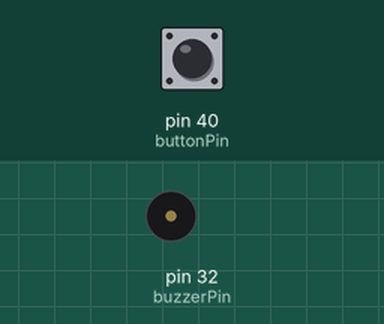
Simulated run of this program. Board: Raspberry Pi (header pin numbers). Shown: buzzer (waves = sounding, pin HIGH). The inputs (shaded band) are chosen by the test bench; at power-on: pin 40 (buttonPin) HIGH. What the program prints to the terminal is not drawn.

Above: at 1.2 s.
1.3 s: pin 40 (buttonPin) pulled LOW for 0.15 s
At 1.37 s:
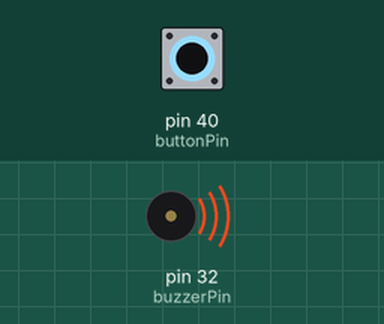
2.9 s: pin 40 (buttonPin) pulled LOW for 3.2 s
At 7.3 s:
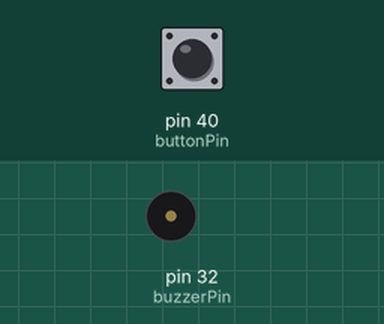
Timing chart, 0 to 8.8 s (numbered marks = the images above; inputs shaded):
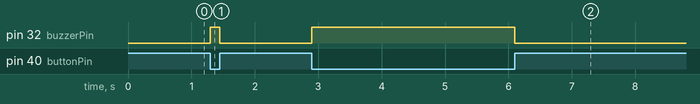

Measured:
- after the input at 1.3 s, pin 32 (buzzerPin): LOW → HIGH at once, → LOW 0.15 s later
- after the input at 2.9 s, pin 32 (buzzerPin): LOW → HIGH at once, → LOW 3.2 s later

The program:

Doorbell.py
```python
#!/usr/bin/env python3
########################################################################
# Filename    : Doorbell.py
# Description : Make doorbell with buzzer and button
# auther      : www.freenove.com
# modification: 2021/1/1
########################################################################
import RPi.GPIO as GPIO

buzzerPin = 32    # define buzzerPin
buttonPin = 40    # define buttonPin

def setup():
    GPIO.setmode(GPIO.BOARD)        # use PHYSICAL GPIO Numbering
    GPIO.setup(buzzerPin, GPIO.OUT)   # set buzzerPin to OUTPUT mode
    GPIO.setup(buttonPin, GPIO.IN,pull_up_down=GPIO.PUD_UP)    # set buttonPin to PULL UP INPUT mode

def loop():
    while True:
        if GPIO.input(buttonPin)==GPIO.LOW: # if button is pressed
            GPIO.output(buzzerPin,GPIO.HIGH) # turn on buzzer
            print ('buzzer turned on >>>')
        else : # if button is relessed
            GPIO.output(buzzerPin,GPIO.LOW) # turn off buzzer
            print ('buzzer turned off <<<')

def destroy():
    GPIO.cleanup()                     # Release all GPIO

if __name__ == '__main__':     # Program entrance
    print ('Program is starting...')
    setup()
    try:
        loop()
    except KeyboardInterrupt:  # Press ctrl-c to end the program.
        destroy()
```
